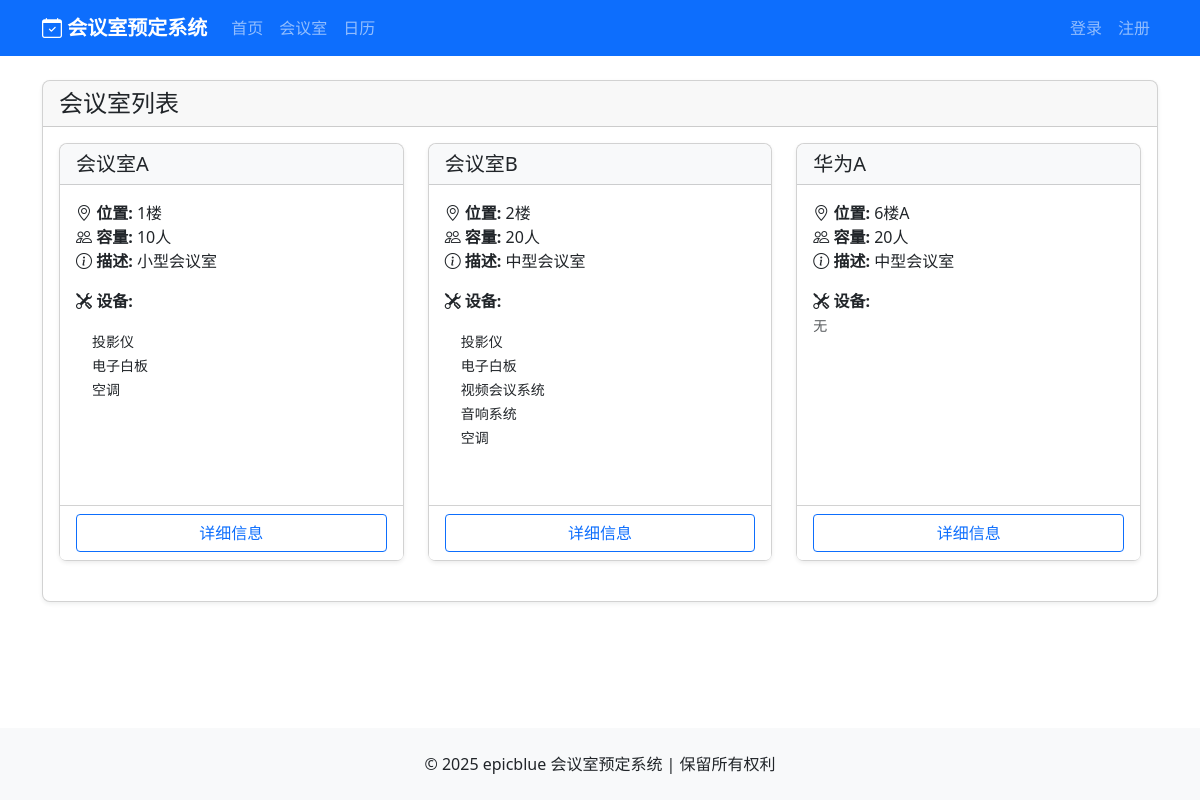
Screenshot of /rooms with the database file from the repository.
### main.py (models this page shows, shortened)
class Room(db.Model):
    id = db.Column(db.Integer, primary_key=True)
    name = db.Column(db.String(50), nullable=False)
    location = db.Column(db.String(100), nullable=False)
    capacity = db.Column(db.Integer, nullable=False)
    description = db.Column(db.Text)
    is_active = db.Column(db.Boolean, default=True)
    reservations = db.relationship('Reservation', backref='room', lazy=True)
    equipments = db.relationship('RoomEquipment', backref='room', lazy=True)

class RoomEquipment(db.Model):
    id = db.Column(db.Integer, primary_key=True)
    room_id = db.Column(db.Integer, db.ForeignKey('room.id'), nullable=False)
    equipment_id = db.Column(db.Integer, db.ForeignKey('equipment.id'), nullable=False)
    quantity = db.Column(db.Integer, default=1)

class Equipment(db.Model):
    id = db.Column(db.Integer, primary_key=True)
    name = db.Column(db.String(50), nullable=False)
    room_equipments = db.relationship('RoomEquipment', backref='equipment', lazy=True)

### main.py (the view)
@app.route('/rooms')
def room_list():
    rooms = Room.query.filter_by(is_active=True).all()
    return render_template('room_list.html', rooms=rooms)

### templates/room_list.html (shortened to what this page needs)
{% extends 'base.html' %}
{% block content %}
<div class="card shadow-sm">
    <div class="card-header d-flex justify-content-between align-items-center">
        <h4 class="mb-0">会议室列表</h4>
    </div>
    <div class="card-body">
        <div class="row">
            {% for room in rooms %}
            <div class="col-md-6 col-lg-4 mb-4">
                <div class="card h-100">
                    <div class="card-header bg-light">
                        <h5 class="card-title mb-0">{{ room.name }}</h5>
                    </div>
                    <div class="card-body">
                        <p class="card-text">
                            <strong><i class="bi bi-geo-alt"></i> 位置:</strong> {{ room.location }}<br>
                            <strong><i class="bi bi-people"></i> 容量:</strong> {{ room.capacity }}人<br>
                            <strong><i class="bi bi-info-circle"></i> 描述:</strong> {{ room.description or '无' }}
                        </p>
                        <p class="card-text">
                            <strong><i class="bi bi-tools"></i> 设备:</strong><br>
                            {% if room.equipments %}
                            <ul class="list-unstyled ms-3">
                                {% for re in room.equipments %}
                                <li>
                                    <small>
                                        {{ re.equipment.name }}
                                    </small>
                                </li>
                                {% endfor %}
                            </ul>
                            {% else %}
                            <small class="text-muted">无</small>
                            {% endif %}
                        </p>
                    </div>
                    <div class="card-footer bg-white">
                        <div class="d-grid gap-2">
                            <a href="{{ url_for('room_detail', id=room.id) }}" class="btn btn-outline-primary">详细信息</a>
                        </div>
                    </div>
                </div>
            </div>
            {% endfor %}
        </div>
    </div>
</div>
{% endblock %}

### static/css/style.css (style rules this page uses)
body { display: flex; flex-direction: column; min-height: 100vh; }
.card { border-radius: 0.5rem; box-shadow: 0 0.125rem 0.25rem rgba(0, 0, 0, 0.075); margin-bottom: 1.5rem; }
.card-header { border-top-left-radius: 0.5rem !important; border-top-right-radius: 0.5rem !important; }
.btn { border-radius: 0.25rem; }

### rows the page displays
Room: name "会议室A", location "1楼", capacity "10", description "小型会议室"
RoomEquipment: equipment.name "投影仪"
RoomEquipment: equipment.name "电子白板"
RoomEquipment: equipment.name "空调"
Room: name "会议室B", location "2楼", capacity "20", description "中型会议室"
RoomEquipment: equipment.name "投影仪"
RoomEquipment: equipment.name "电子白板"
RoomEquipment: equipment.name "视频会议系统"
RoomEquipment: equipment.name "音响系统"
RoomEquipment: equipment.name "空调"
Room: name "华为A", location "6楼A", capacity "20", description "中型会议室", shows "无"
